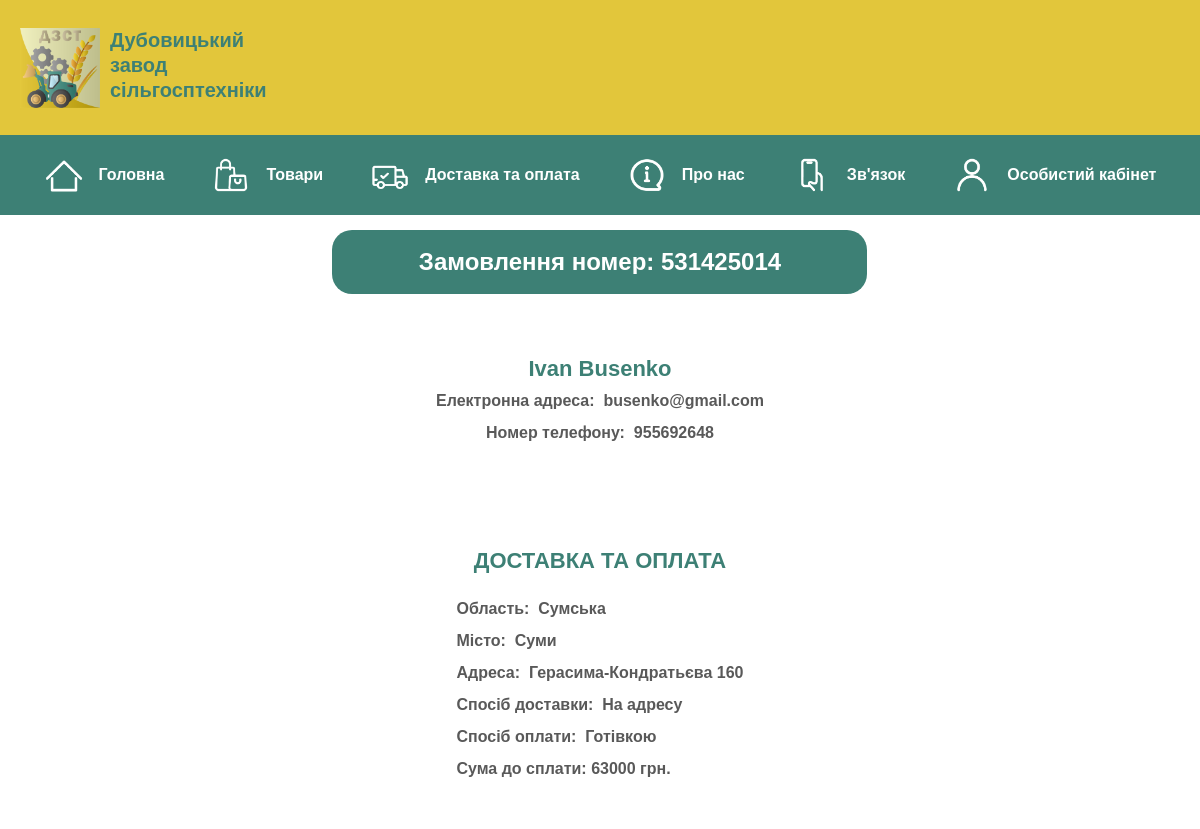
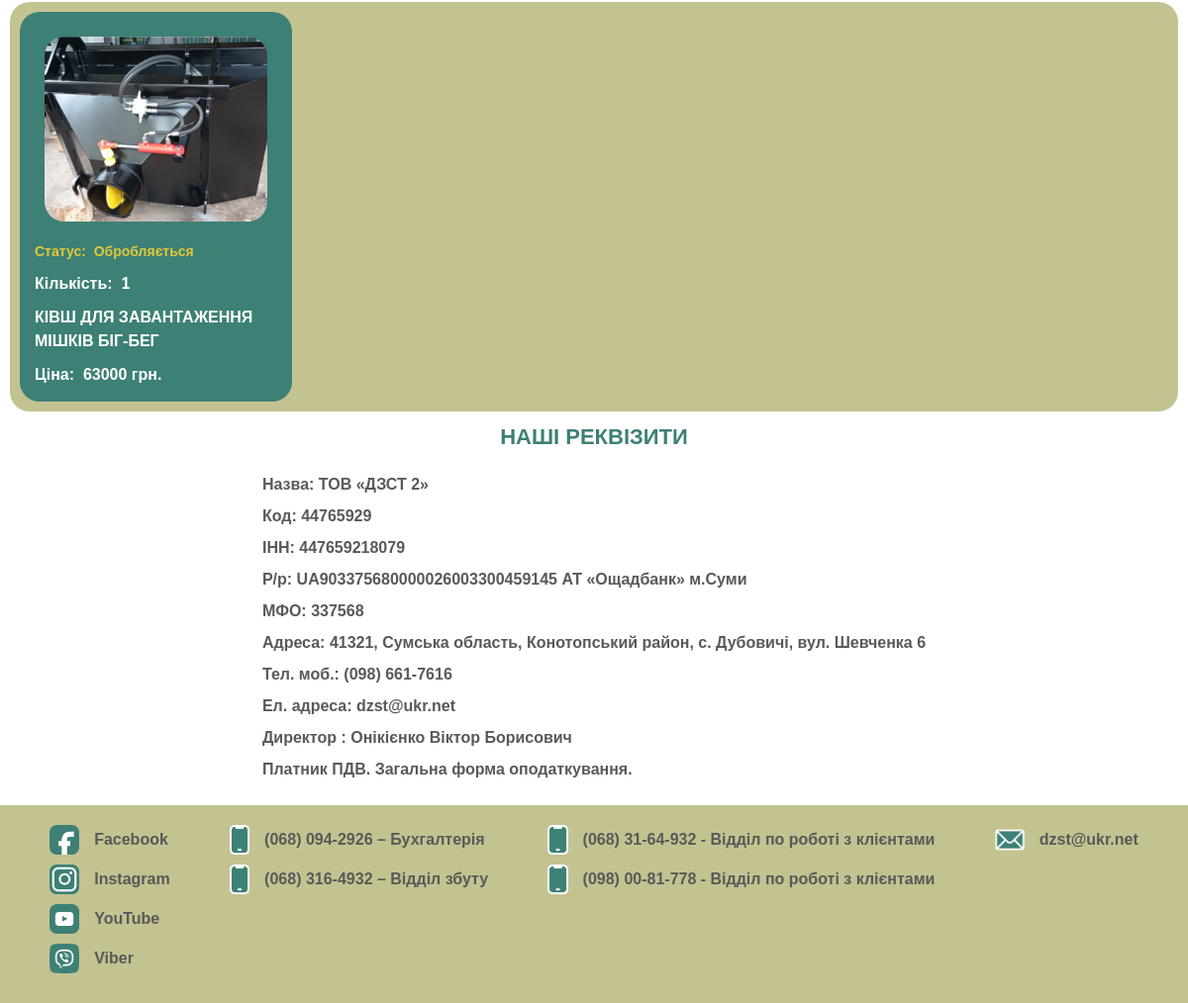
Page /order.php?data=531425014 (signed in) on the committed database (2 pictures, top to bottom).
### tables this page shows
CREATE TABLE `buy_table` (
  `code` bigint UNSIGNED NOT NULL,
  `id_product` int NOT NULL,
  `count` int NOT NULL,
  `id_user` int NOT NULL,
  `id_delivery` int NOT NULL,
  `status` varchar(30) NOT NULL
);

CREATE TABLE `delivery_table` (
  `id` int NOT NULL,
  `id_user` int NOT NULL,
  `region` varchar(50) NOT NULL,
  `city` varchar(50) NOT NULL,
  `type` varchar(20) NOT NULL,
  `address` varchar(100) NOT NULL,
  `pay_method` varchar(30) NOT NULL,
  `total_price` float NOT NULL
);

CREATE TABLE `product_table` (
  `id_product` int NOT NULL,
  `name` varchar(100) NOT NULL,
  `classification` varchar(100) NOT NULL,
  `type` varchar(50) NOT NULL,
  `description` varchar(1000) NOT NULL,
  `s_description` varchar(300) NOT NULL,
  `image` varchar(100) NOT NULL,
  `price` float NOT NULL
);

### order.php (the view, shortened to what this page needs)
<?php
require_once 'php/connect.php';
$user = $_SESSION['user']['id_user'];
  $new_data = $_GET['data'];
$buy_products_info = [];
$result_buy = mysqli_query($conn, "SELECT id_product, count, code, id_delivery, status FROM buy_table WHERE `id_user` = '$user' AND `code` = '$new_data'");
while ($row = mysqli_fetch_assoc($result_buy)) {
    $product_id = $row['id_product'];
    $count = $row['count'];
	$code = $row['code'];
	$status = $row['status'];
	$id_delivery = $row['id_delivery'];
    $result_product = mysqli_query($conn, "SELECT * FROM product_table WHERE `id_product` = '$product_id'");
    $product_data = mysqli_fetch_assoc($result_product);
    $product_data['count'] = $count;
	 $product_data['code'] = $code;
	 $product_data['status'] = $status;
    $buy_products_info[] = $product_data;
}
$info_delivery = [];
$result_delivery = mysqli_query($conn, "SELECT * FROM delivery_table WHERE `id` = '$id_delivery'");
while ($row_delivery = mysqli_fetch_assoc($result_delivery)) {
    $info_delivery[] = $row_delivery;
}
?>
<!DOCTYPE html>
<html lang="ua">
<head>
	<link rel="stylesheet" href="css/style.css">
	<link rel="stylesheet" href="css/header.css">
	<link rel="stylesheet" href="css/menu.css">
	<link rel="stylesheet" href="css/info.css">
	<link rel="stylesheet" href="css/user.css">
	<link rel="stylesheet" href="css/footer.css">
</head>
<body>
	<div class="wrapper">
		<header>
			<a href="index.php"><img src="img/icon/logo.png" alt=""></a>
			<div class="header_p">
				<p>Дубовицький</p>
				<p>завод</p>
				<p>сільгосптехніки</p>
			</div>
		</header>
		<div class="menu">
			<div class="block_m"><a href="index.php"><img src="img/icon/home.png" alt="">Головна</a></div>
			<div class="block_m"><a href="serch.php"><img src="img/icon/str.png" alt="">Товари</a></div>
			<div class="block_m"><a href="delivery.php"><img src="img/icon/del.png" alt="">Доставка та оплата</a></div>
			<div class="block_m"><a href="description.php"><img src="img/icon/inf.png" alt="">Про нас</a></div>
			<div class="block_m"><a href="communication.php"><img src="img/icon/phon.png" alt="">Зв'язок</a></div>
			<div class="block_m"><a href="pass.php"><img src="img/icon/kab.png" alt="">Особистий кабінет</a></div>
		</div>
		<div class="content">
			<div class="block_title">
				<div class="panel_title">
					<p style="display: flex; align-items: center;">Замовлення номер:&nbsp;<?php echo  $code; ?></p>
				</div>
			</div>
			<div class="block">
				<div class="info">
					<a href=""><?= $_SESSION['user']['f_name']?>&nbsp;<?=  $_SESSION['user']['l_name'] ?></a>
					<p>Електронна адреса:&nbsp; <?= $_SESSION['user']['email']?></p>
					<p>Номер телефону:&nbsp; <?= $_SESSION['user']['phone']?></p>
					<p></p>
				</div>
			</div>
			<div class="block">
				<div class="info">
					<br><a href="">ДОСТАВКА ТА ОПЛАТА</a><br>
					<div class="info_p">
						<?php foreach ($info_delivery as $data): ?>
						<p>Область: &nbsp;<?php echo $data['region']; ?></p>
						<p>Місто: &nbsp;<?php echo $data['city']; ?></p>
						<p>Адреса: &nbsp;<?php echo $data['address']; ?></p>
						<p>Спосіб доставки: &nbsp;<?php echo $data['type']; ?></p>
						<p>Спосіб оплати: &nbsp;<?php echo $data['pay_method']; ?></p>
						<p>Сума до сплати:&nbsp;<?php echo $data['total_price']; ?>&nbsp;грн. </p><br>
						<?php endforeach; ?>
					</div>
				</div>
			</div>
			<div class="panel_new">
				<?php foreach ($buy_products_info as $data): ?>
				<div class="card_new">
					<div class="card_left">
						<p> <a href="product.php?data=<?php echo $data['id_product']; ?>"><img src="<?= $data['image']; ?>" alt="Контент - головна сторінка"></a></p>
					</div>
					<div class="card_right">
						<p>Статус: &nbsp;<?php echo $data['status']; ?></p>
						<p>Кількість: &nbsp;<?php echo $data['count']; ?></p>
						<p><?php echo $data['name']; ?></p>
						<p>Ціна: &nbsp;<?php echo $data['price']; ?>&nbsp;грн.</p>
					</div>
				</div>
				<?php endforeach; ?>
			</div>
			<div class="block">
				<div class="info">
					<a href="">НАШІ РЕКВІЗИТИ</a><br>
					<div class="info_p">
						<p>Назва: ТОВ «ДЗСТ 2»</p>
						<p>Код: 44765929</p>
						<p>ІНН: 447659218079</p>
						<p>Р/р: UA903375680000026003300459145 АТ «Ощадбанк» м.Суми</p>
						<p>МФО: 337568</p>
						<p>Адреса: 41321, Сумська область, Конотопський район, с. Дубовичі, вул. Шевченка 6</p>
						<p>Тел. моб.: (098) 661-7616</p>
						<p>Ел. адреса: dzst@ukr.net</p>
						<p>Директор : Онікієнко Віктор Борисович</p>
						<p>Платник ПДВ. Загальна форма оподаткування.</p>
					</div>
				</div>
			</div>
		</div>
		<footer id="footer">
			<div class="block_f">
				<p> <a href=""><img src="img/icon/facebook.png" alt="">Facebook</a></p>
				<p><a href=""><img src="img/icon/insta.png" alt="">Instagram</a></p>
				<p><a href=""><img src="img/icon/youtube.png" alt="">YouTube</a></p>
				<p><a href=""><img src="img/icon/viber.png" alt="">Viber</a></p>
			</div>
			<div class="block_f">
				<p><img src="img/icon/comun.png" alt="">(068) 094-2926 – Бухгалтерія</p>
				<p><img src="img/icon/comun.png" alt="">(068) 316-4932 – Відділ збуту</p>
			</div>
			<div class="block_f">
				<p><img src="img/icon/comun.png" alt="">(068) 31-64-932 - Відділ по роботі з клієнтами</p>
				<p><img src="img/icon/comun.png" alt="">(098) 00-81-778 - Відділ по роботі з клієнтами</p>
			</div>
			<div class="block_f">
				<p><img src="img/icon/mail.png" alt="">dzst@ukr.net</p>
			</div>
		</footer>
	</div>
</body>
</html>

### css/style.css (style rules this page uses)
* { padding: 0; margin: 0; border: 0; }
*, *:before, *:after { -moz-box-sizing: border-box; -webkit-box-sizing: border-box; box-sizing: border-box; }
nav, footer, header, aside { display: block; }
html, body { height: 100%; width: 100%; font-size: 100%; line-height: 1; font-size: 14px; -ms-text-size-adjust: 100%; -moz-text-size-adjust: 100%; -webkit-text-size-adjust: 100%; }
a, a:visited { text-decoration: none; }
img { vertical-align: top; }
body { font-family: Arial, sans-serif; font-size: 16px; color: #333; background-color: #fff; }
.wrapper { width: 100%; min-height: 100%; display: flex; flex-direction: column; }
.content { flex: 1 1 auto; width: 100%; margin: 0 auto; display: flex; flex-direction: column; justify-content: space-around; }
.block { background-color: #c3c391; margin-bottom: 20px; }
.block p { padding: 10px; color: #fff; font-size: 16px; font-weight: 700; }

### css/header.css (style rules this page uses)
header { width: 100%; min-height: 100px; overflow: hidden; padding: 20px; }
header { display: flex; background-color: #e2c63b; align-items: center; }
.header_p { display: flex; flex-direction: column; justify-content: center; padding: 10px; }
header p { font-weight: 700; font-size: 20px; padding-bottom: 5px; color: #3d8075; }
header img { max-height: 80px; transition: transform 0.3s ease; }

### css/menu.css (style rules this page uses)
.menu { display: flex; justify-content: space-around; align-items: center; background-color: #3d8075; color: #fff; padding: 20px; font-weight: 700; position: relative; }
.menu img { max-height: 40px; padding-right: 15px; }
.menu a { display: flex; flex-wrap: wrap; justify-content: center; align-items: center; text-decoration: none; color: #fff; position: relative; }
.block_m { display: flex; }

### css/info.css (style rules this page uses)
.info { min-height: 200px; width: 100%; background-color: #fff; display: flex; flex-direction: column; flex-wrap: wrap; justify-content: center; align-items: center; }
.info a { font-size: 22px; font-weight: 700; padding: 5px; position: relative; overflow: hidden; text-decoration: none; color: #3d8075; }
.info a::after { content: ''; position: absolute; left: 0; bottom: 0; width: 100%; height: 2px; background-color: #3d8075; transform: scaleX(0); transform-origin: center; transition: transform 0.3s ease-in-out; }
.info p { font-size: 16px; font-weight: 600; padding: 8px; color: #595959; }
.info_p { display: flex; flex-direction: column; justify-content: flex-start; align-items: flex-start; max-width: 80%; }

### css/user.css (style rules this page uses)
.panel_new { background-color: #c3c391; border-radius: 20px; width: calc(100% - 20px); display: flex; flex-wrap: wrap; justify-content: flex-start; overflow: auto; max-height: 520px; min-height: 200px; margin: 10px; }
.card_new { display: flex; flex-direction: column; background-color: #3d8075; padding: 10px; justify-content: space-around; align-items: center; color: white; font-size: 16px; font-weight: 600; margin: 10px; width: calc(25% - 20px); max-height: 500px; transition: background-color 0.3s, transform 0.3s; border-radius: 20px; }
.card_new p, .card_new span { padding: 5px; }
.card_right p:first-of-type { font-size: 14px; color: #e2c63b; }
.card_left { width: calc(100% - 20px); height: auto; object-fit: cover; overflow: hidden; margin: 10px; border-radius: 20px; }
.card_left img { width: 100%; height: auto; object-fit: cover; border-radius: 20px; }
.card_left p img { transition: transform 0.3s ease; }
.card_right { width: 100%; height: auto; object-fit: cover; overflow: auto; word-wrap: break-word; line-height: 1.5; }
.block_title { width: calc(100% - 10px); display: flex; justify-content: space-around; align-items: center; margin: 5px; }
.panel_title { background-color: #3d8075; width: calc(50% - 60px); padding: 20px; margin: 10px; border-radius: 20px; display: flex; justify-content: center; }
.panel_title p { color: #fff; font-size: 24px; font-weight: 700; position: relative; overflow: hidden; text-decoration: none; transition: transform 0.3s ease; }

### css/footer.css (style rules this page uses)
footer { width: 100%; min-height: 100px; overflow: hidden; padding: 20px; }
footer { color: #595959; font-weight: 600; background-color: #c3c391; display: flex; justify-content: space-around; align-items: flex-start; }
footer img { max-height: 30px; padding-right: 15px; }
footer a { display: flex; justify-content: flex-start; align-items: center; text-decoration: none; color: #595959; font-weight: 600; background-color: #c3c391; }
footer p { padding-bottom: 10px; display: flex; justify-content: flex-start; align-items: center; }

### rows in the picture
buy_table: code "531425014"
delivery_table: region "Сумська", city "Суми", address "Герасима-Кондратьєва 160", type "На адресу", pay_method "Готівкою", total_price "63000"
product_table: image (picture), status "Обробляється", count "1", name "КІВШ ДЛЯ ЗАВАНТАЖЕННЯ МІШКІВ БІГ-БЕГ", price "63000"

### other values in the picture
$_SESSION['user']['f_name'] "Ivan"
$_SESSION['user']['l_name'] "Busenko"
$_SESSION['user']['email'] "busenko@gmail.com"
$_SESSION['user']['phone'] "955692648"
